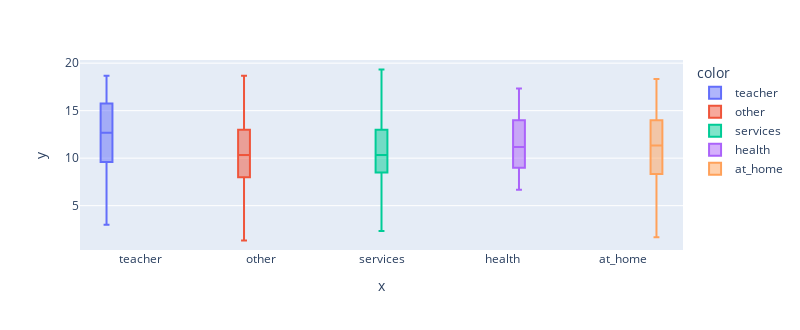

The notebook cell this image was saved under:
### Code cell
ex.box(x=df['Fjob'], y = df['G_Mean'], color=df['Fjob'], height=330, width=800)

### Figure 1 — Plotly figure (JSON) as saved in the notebook; plotly's stock layout.template omitted (floating-point values rounded to 4 significant figures; data arrays with more than 128 entries replaced by an {"elided": "..."} marker saying what was removed)
{"data": [{"alignmentgroup": "True", "hovertemplate": "color=teacher<br>x=%{x}<br>y=%{y}<extra></extra>", "legendgroup": "teacher", "marker": {"color": "#636efa"}, "name": "teacher", "notched": false, "offsetgroup": "teacher", "orientation": "v", "showlegend": true, "type": "box", "x": ["teacher", "teacher", "teacher", "teacher", "teacher", "teacher", "teacher", "teacher", "teacher", "teacher", "teacher", "teacher", "teacher", "teacher", "teacher", "teacher", "teacher", "teacher", "teacher", "teacher", "teacher", "teacher", "teacher", "teacher", "teacher", "teacher", "teacher", "teacher", "teacher"], "x0": " ", "xaxis": "x", "y": [5.667, 5.667, 11, 15.33, 18.33, 7, 10.67, 16.67, 18.67, 15.33, 12.67, 18, 4, 3, 15.67, 4.333, 11.33, 16, 18, 9.333, 16.33, 9.667, 12.33, 14.33, 15.67, 10.67, 14, 12.33, 14.33], "y0": " ", "yaxis": "y"}, {"alignmentgroup": "True", "hovertemplate": "color=other<br>x=%{x}<br>y=%{y}<extra></extra>", "legendgroup": "other", "marker": {"color": "#EF553B"}, "name": "other", "notched": false, "offsetgroup": "other", "orientation": "v", "showlegend": true, "type": "box", "x": {"elided": "217 str values"}, "x0": " ", "xaxis": "x", "y": {"elided": "217 float values"}, "y0": " ", "yaxis": "y"}, {"alignmentgroup": "True", "hovertemplate": "color=services<br>x=%{x}<br>y=%{y}<extra></extra>", "legendgroup": "services", "marker": {"color": "#00cc96"}, "name": "services", "notched": false, "offsetgroup": "services", "orientation": "v", "showlegend": true, "type": "box", "x": ["services", "services", "services", "services", "services", "services", "services", "services", "services", "services", "services", "services", "services", "services", "services", "services", "services", "services", "services", "services", "services", "services", "services", "services", "services", "services", "services", "services", "services", "services", "services", "services", "services", "services", "services", "services", "services", "services", "services", "services", "services", "services", "services", "services", "services", "services", "services", "services", "services", "services", "services", "services", "services", "services", "services", "services", "services", "services", "services", "services", "services", "services", "services", "services", "services", "services", "services", "services", "services", "services", "services", "services", "services", "services", "services", "services", "services", "services", "services", "services", "services", "services", "services", "services", "services", "services", "services", "services", "services", "services", "services", "services", "services", "services", "services", "services", "services", "services", "services", "services", "services", "services", "services", "services", "services", "services", "services", "services", "services", "services", "services"], "x0": " ", "xaxis": "x", "y": [14.67, 14, 13.67, 5.333, 7.667, 15.33, 10.67, 16.67, 16.33, 9, 11.33, 19.33, 12.67, 9.667, 14.67, 9.667, 9, 10, 15.33, 12.67, 8.333, 11.33, 11.33, 15, 8, 10.33, 6.333, 9, 13.33, 15.33, 15, 12.67, 5.333, 9, 10.33, 10, 4.333, 10, 9, 11.33, 10, 6.667, 11.67, 15, 5, 9, 16.67, 11.67, 11.33, 12, 8.333, 7.667, 9, 14.67, 10.33, 9.333, 6, 13.33, 11.67, 11.67, 4.667, 12.33, 7.333, 4.333, 7.667, 13, 6.333, 6.333, 9, 14.33, 9.333, 9, 10.33, 10, 14.33, 15, 8.333, 13, 6, 11.67, 10.67, 13, 11, 13.67, 15, 9.333, 2.333, 16, 11.33, 6.667, 13.33, 15.67, 7.667, 7.667, 9.333, 12.67, 10, 16.67, 10.67, 11.67, 13, 4.333, 10.33, 7.667, 12.67, 9, 10.67, 3.667, 8, 9, 15.33], "y0": " ", "yaxis": "y"}, {"alignmentgroup": "True", "hovertemplate": "color=health<br>x=%{x}<br>y=%{y}<extra></extra>", "legendgroup": "health", "marker": {"color": "#ab63fa"}, "name": "health", "notched": false, "offsetgroup": "health", "orientation": "v", "showlegend": true, "type": "box", "x": ["health", "health", "health", "health", "health", "health", "health", "health", "health", "health", "health", "health", "health", "health", "health", "health", "health", "health"], "x0": " ", "xaxis": "x", "y": [9, 14, 9, 11.67, 10.67, 14.67, 9.333, 7, 12.67, 10.67, 15, 13, 14, 6.667, 10, 8.333, 17.33, 13.67], "y0": " ", "yaxis": "y"}, {"alignmentgroup": "True", "hovertemplate": "color=at_home<br>x=%{x}<br>y=%{y}<extra></extra>", "legendgroup": "at_home", "marker": {"color": "#FFA15A"}, "name": "at_home", "notched": false, "offsetgroup": "at_home", "orientation": "v", "showlegend": true, "type": "box", "x": ["at_home", "at_home", "at_home", "at_home", "at_home", "at_home", "at_home", "at_home", "at_home", "at_home", "at_home", "at_home", "at_home", "at_home", "at_home", "at_home", "at_home", "at_home", "at_home", "at_home"], "x0": " ", "xaxis": "x", "y": [16.33, 9.667, 9.333, 8, 3.667, 13.67, 1.667, 9.667, 11, 14.33, 18.33, 12.33, 12.67, 15.33, 13.33, 5.667, 15.33, 11.67, 5.667, 8.667], "y0": " ", "yaxis": "y"}], "layout": {"boxmode": "group", "height": 330, "legend": {"title": {"text": "color"}, "tracegroupgap": 0}, "margin": {"t": 60}, "width": 800, "xaxis": {"anchor": "y", "domain": [0, 1], "title": {"text": "x"}}, "yaxis": {"anchor": "x", "domain": [0, 1], "title": {"text": "y"}}}}
